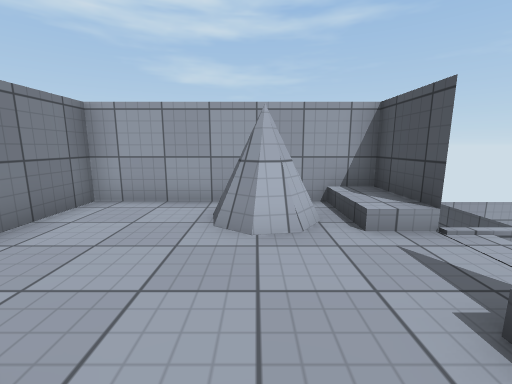
[1] (above)

12 first-person views from a walk through a Unity game level. The camera is 1.2 m above the floor, tilts 10° down and sees 90° across. The floor is counted in squares, 1 m on a side. Each view is taken from the middle of a square. On the plan, view 1 faces up. The plan holds only what a view shows up to about 12 squares ahead; the rest is blank. The player character is not drawn. Surface patterns are stand-ins for the level's own textures.

[2]
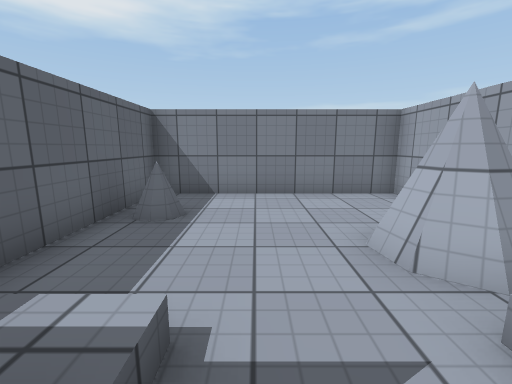

[3]
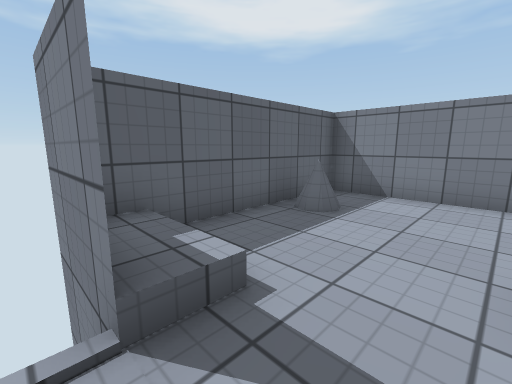

[4]
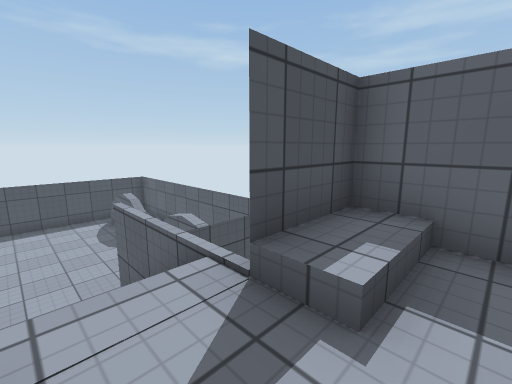

[5]
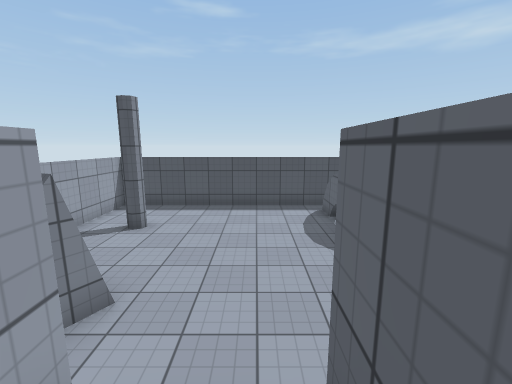

[6]
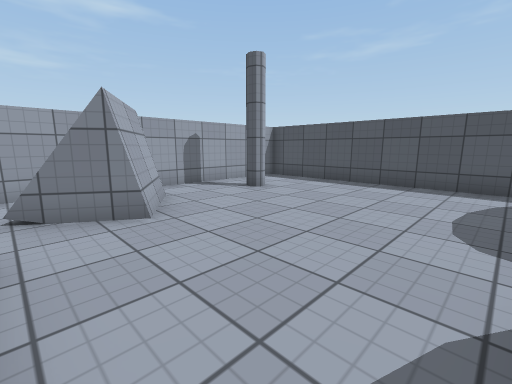

[7]
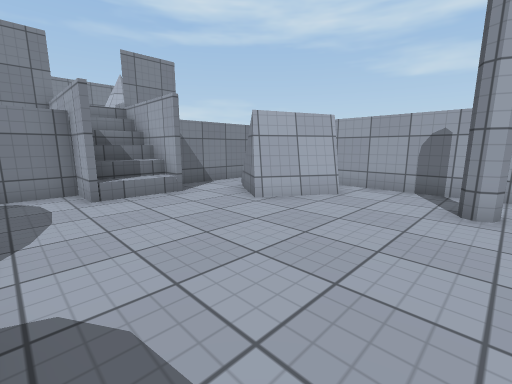

[8]
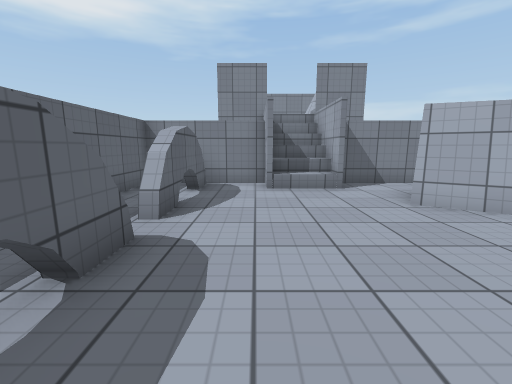

[9]
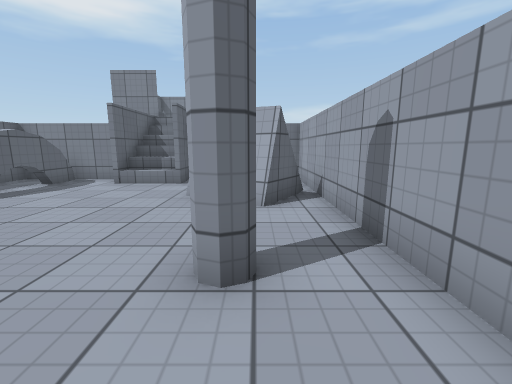

[10]
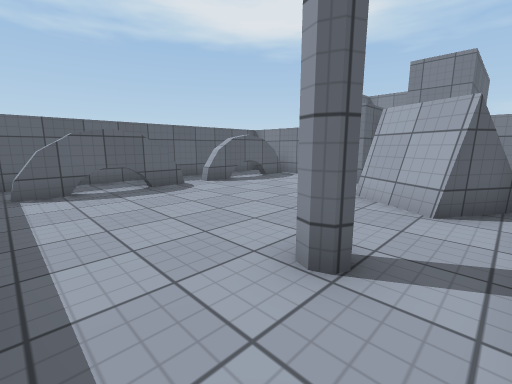

[11]
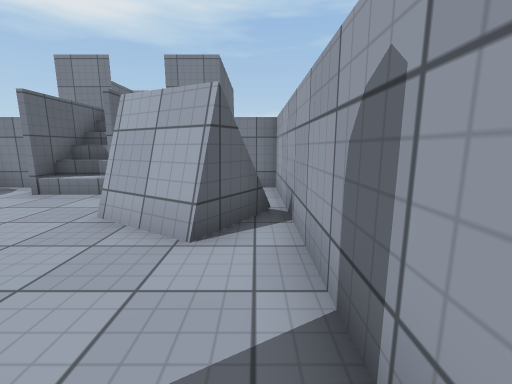

[12]
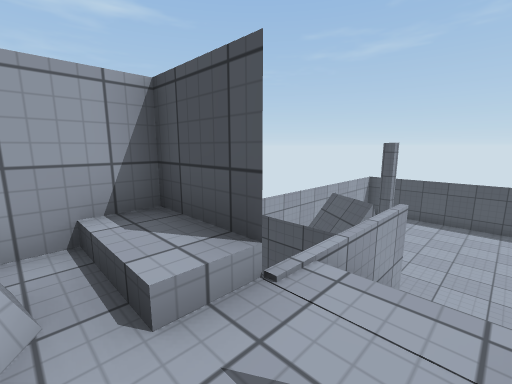

### Floor plan
Key: @ floor where view 1 was taken; # wall or solid block; . main floor; : floor 2.5 m higher than the main floor; + floor 2.75 m higher than the main floor; / step, stairs or slope; = window, fence, low wall or low ledge.
Columns run from 4 left of view 1 to 16 right of it. Each row starts with its distance up from view 1.
  8          ############
  7          #..=#......#
  6 ######## #..##...#..#
  5 #:: #/+# #.=##......#
  4 #:::#/+###..........#
  3 #:::::::=#=.........#
  2 #:::::::///.........#
  1 #:::::+#=##.........#
  0 #:==@:+# #..........#
 -1 ######## #####=####=#

Where each view was taken, in squares from view 1:
view 1: 0 up, 0 right, facing up
view 2: 2 up, 3 right, facing left
view 3: 3 up, 3 right, facing down-left
view 4: 3 up, 1 right, facing down-right
view 5: 2 up, 5 right, facing right
view 6: 0 up, 7 right, facing up-right
view 7: 0 up, 13 right, facing up-left
view 8: 1 up, 14 right, facing left
view 9: 6 up, 15 right, facing left
view 10: 7 up, 15 right, facing down-left
view 11: 7 up, 13 right, facing left
view 12: 2 up, 1 right, facing up-right
